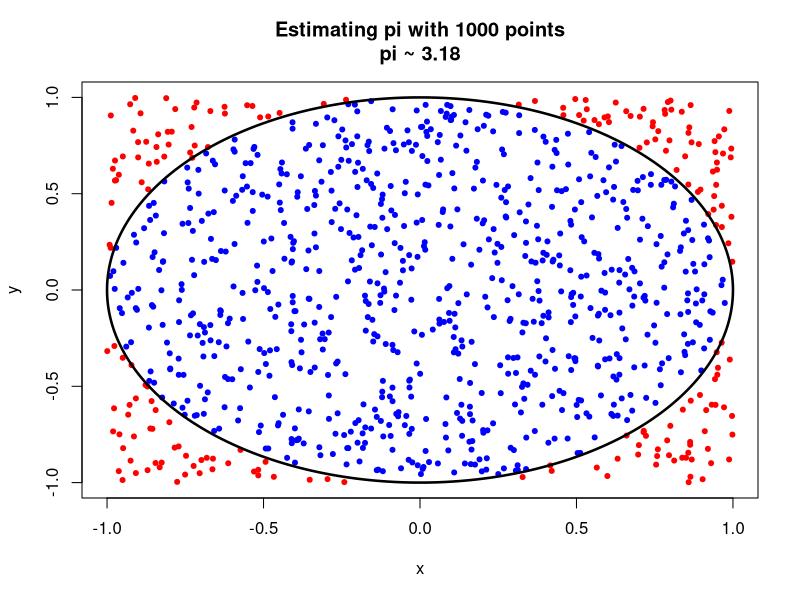
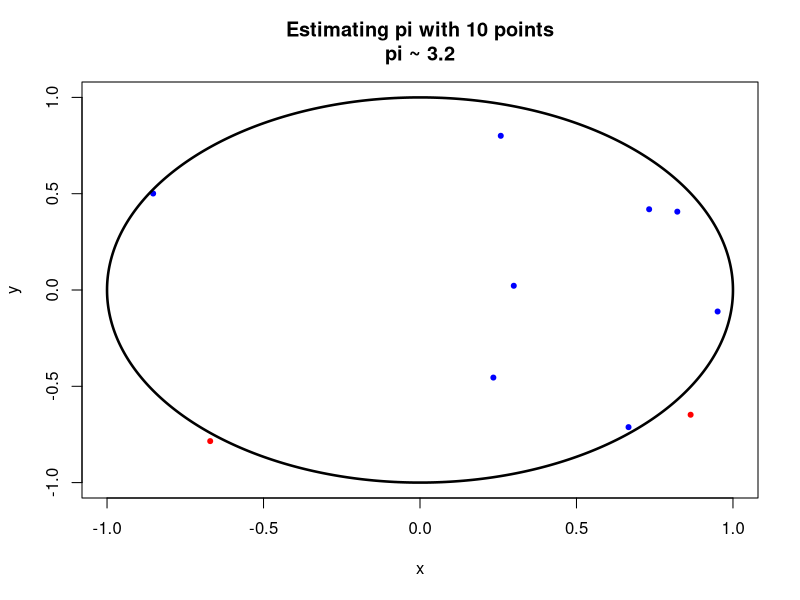
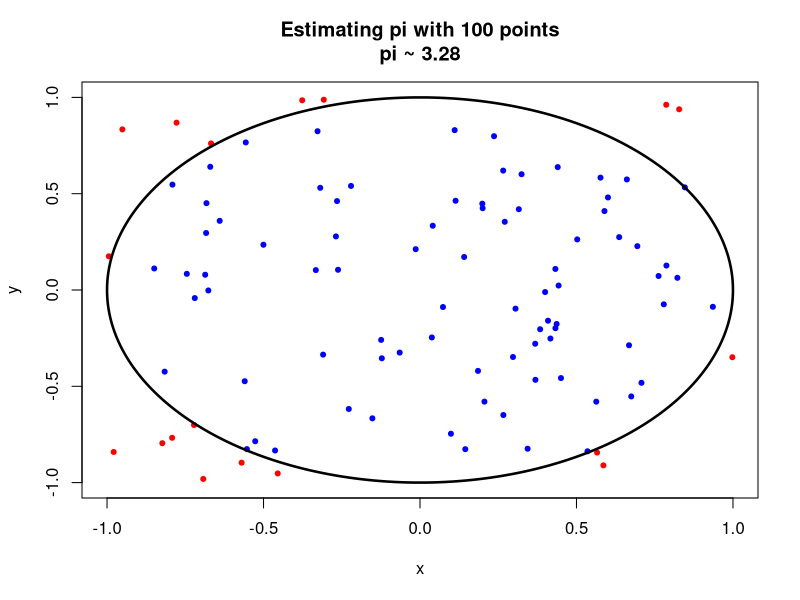
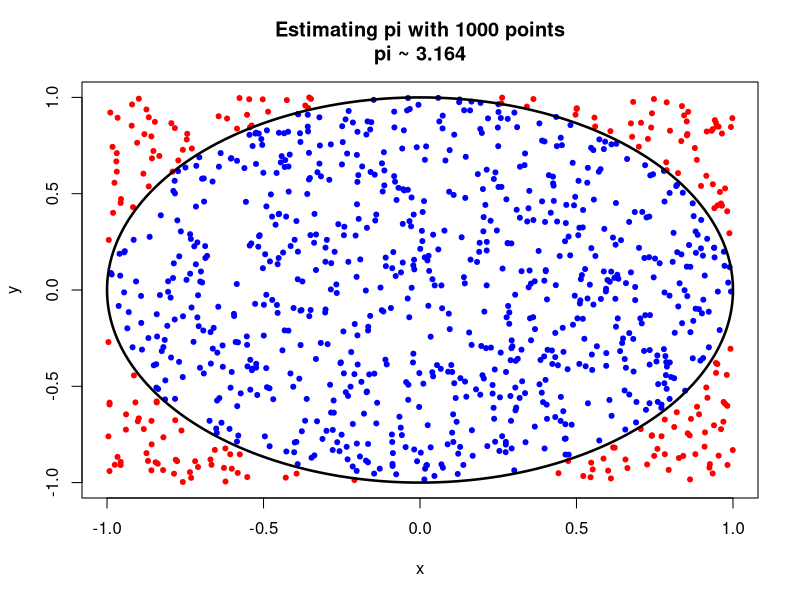
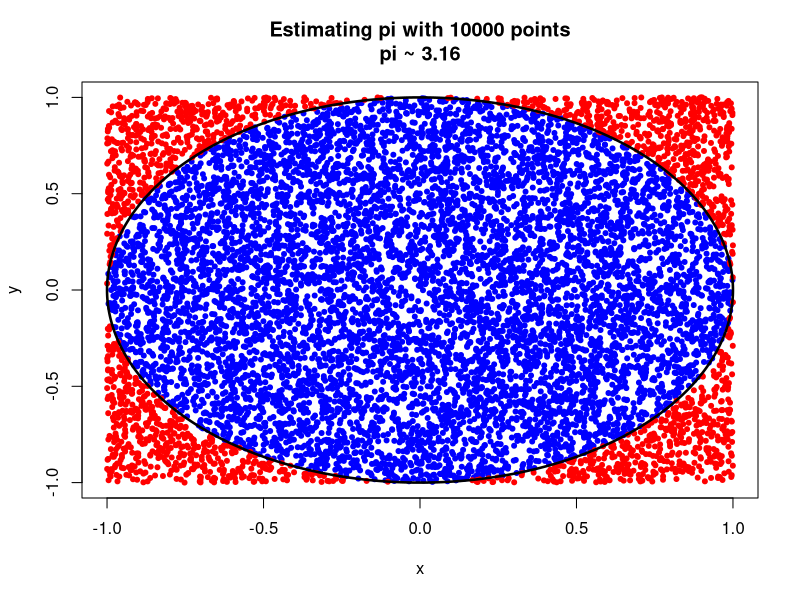
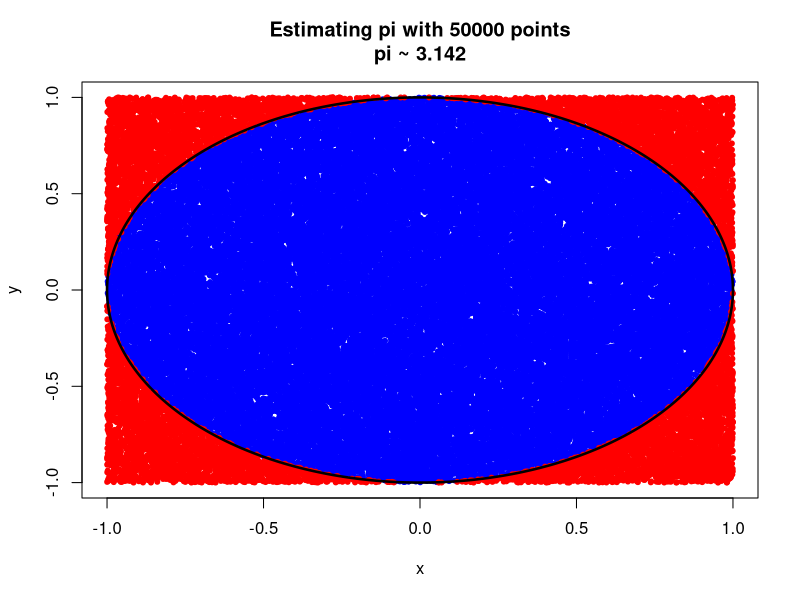
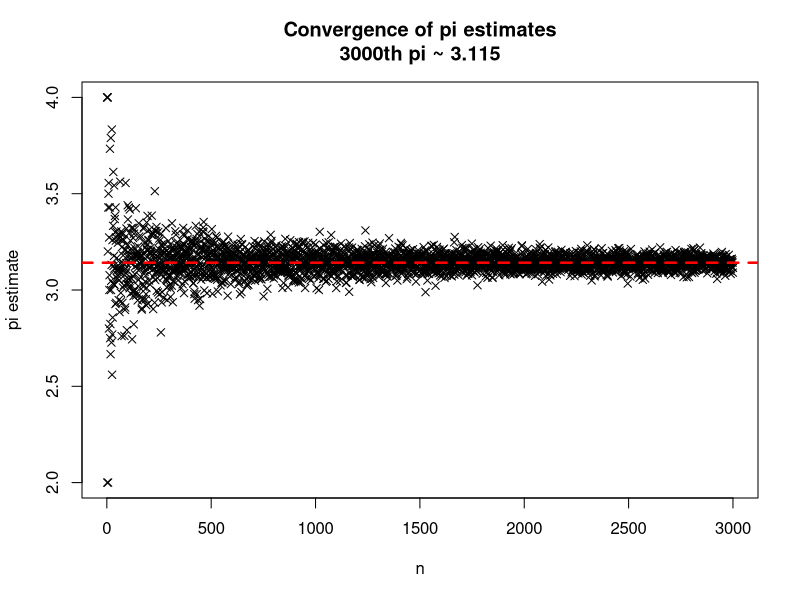

Here is the R script that generated these plots, in order:
## ---- chunk 1
knitr::opts_chunk$set(echo = TRUE)
## ---- chunk 2
plot_pi_est = function(n){
  # randomly generate x,y coordinates uniformly
  x = runif(n, min=-1, max = 1)
  y = runif(n, min=-1, max = 1)
  # empty sets to populate with coordinates
  in_x = c()
  in_y = c()
  out_x = c()
  out_y = c()
  # loop through each point
  for (i in 1:n) {
    # if point lies outside circle, add to "out" set
    if (x[i]^2+y[i]^2 > 1) {
      out_x = c(out_x, x[i])
      out_y = c(out_y, y[i])
    # otherwise add to "in" set
    } else {
      in_x = c(in_x, x[i])
      in_y = c(in_y, y[i])
    }
  }
  
  # estimate pi by formula given
  p = 4*length(in_x)/n
  
  # initialize plot
  plot(c(-1, 1), 
       c(-1, 1), 
       main = paste("Estimating pi with ", n, " points\n", "pi ~ ", round(p,3), sep = ""),
       col = "white",
       xlab = "x", 
       ylab = "y", 
       xlim = c(-1,1),
       ylim = c(-1,1))
  # add points
  points(cbind(in_x,in_y), pch = 20, col = "blue")
  points(cbind(out_x,out_y), pch = 20, col = "red")
  # angles for drawing points around the circle
  theta = seq(0, 2*pi, length = 1000)
  # draw the circle, centre (0,0), radius 1
  lines(x = cos(theta), y = sin(theta), lwd = 2.5)
}
## ---- chunk 3
# test function works
plot_pi_est(1000)
## ---- chunk 4
estimate_pi = function(n){
  # randomly generate x,y coordinates uniformly
  x = runif(n, min=-1, max=1)
  y = runif(n, min=-1, max=1)
  # empty set to populate with "in" x coordinates
  in_x = c()
  # loop through each point
  for (i in 1:n) {
    # if point lies inside circle, add to "in" set
    if (x[i]^2+y[i]^2 <= 1) {
      in_x = c(in_x, x[i])
    }
  }
  # estimate pi by formula given
  return(4*length(in_x)/n)
}
## ---- chunk 5
# test function works
estimate_pi(1000)
## ---- chunk 6
# demonstrate estimates converge to pi
# range of inputs
N = c(10,100,1000,10000,50000)
# vector of pi estimates
pi_est = round(unlist(lapply(N, estimate_pi)),3)
# vector of differences to true pi
diff = round(abs(pi-pi_est),3)
# display convergence table
cbind(N,pi_est,diff)
## ---- chunk 7
# pi estimation plot over several inputs
for (i in N) {
  plot_pi_est(i)
}
## ---- chunk 8
n = 3000
# generate pi estimates up to n
pi_list = unlist(lapply(1:n, estimate_pi))
# plot estimates against n
plot(1:n, 
     pi_list,
     main = paste("Convergence of pi estimates\n", n, "th pi ~ ", round(pi_list[n],3), sep = ""),
     xlab = "n",
     ylab = "pi estimate",
     pch = 4)
# dashed line represents true pi
abline(h = pi, 
       col = "red", 
       lwd = 2.5, 
       lty = 2)
